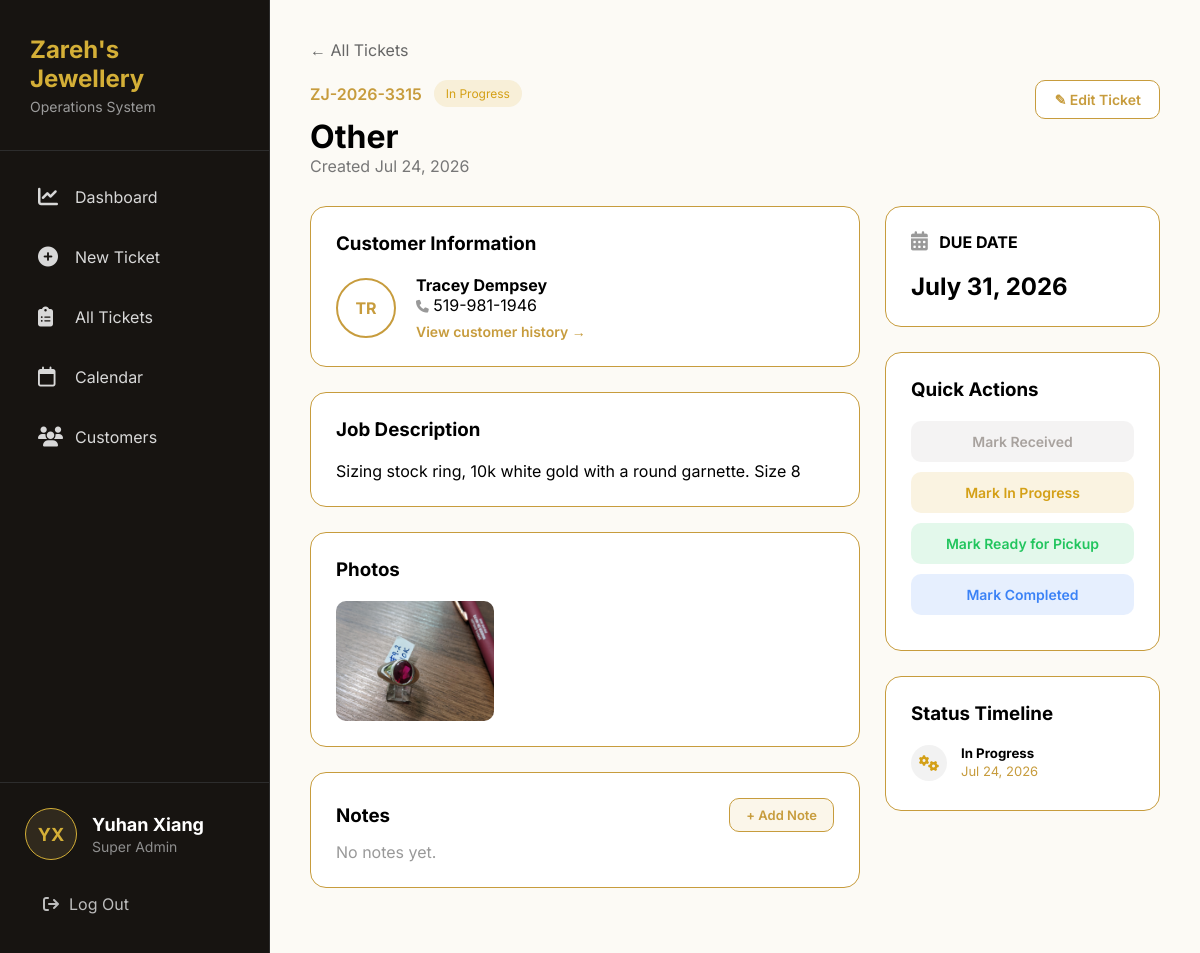
Screenshot of /ticket/98/ (signed in) with the database file from the repository.
### core/models.py (models this page shows, shortened)
class Ticket(models.Model):
    ticket_number = models.CharField(
        max_length=20,
        unique=True
    )
    customer = models.ForeignKey(
        Customer,
        on_delete=models.CASCADE,
        related_name="tickets"
    )
    job_type = models.ForeignKey(
        JobType,
        on_delete=models.PROTECT
    )
    status = models.ForeignKey(
        Status,
        on_delete=models.PROTECT
    )
    description = models.TextField()
    created_date = models.DateTimeField(auto_now_add=True)
    due_date = models.DateField()
    price = models.DecimalField(
        max_digits=10,
        decimal_places=2,
        blank=True,
        null=True
    )
    completed_date = models.DateField(
        blank=True,
        null=True
    )

class Status(models.Model):
    status = models.CharField(max_length=50, unique=True)
    color = models.CharField(max_length=20, default="#c79c3d")

class JobType(models.Model):
    type = models.CharField(max_length=100, unique=True)
    duration = models.PositiveIntegerField(default=7)

class Customer(models.Model):
    name = models.CharField(max_length=100)
    phone = models.CharField(max_length=20, unique=True)
    email = models.EmailField(blank=True, null=True)
    note = models.TextField(blank=True)
    created_date = models.DateTimeField(auto_now_add=True)
    class Meta:
        ordering = ["name"]

class TicketPhoto(models.Model):
    ticket = models.ForeignKey(
        Ticket,
        on_delete=models.CASCADE,
        related_name="photos"
    )
    image = models.ImageField(
        upload_to="tickets/"
    )
    uploaded_at = models.DateTimeField(
        auto_now_add=True
    )

class StatusHistory(models.Model):
    ticket = models.ForeignKey(
        Ticket,
        on_delete=models.CASCADE,
        related_name="status_history"
    )
    status = models.ForeignKey(
        Status,
        on_delete=models.CASCADE
    )
    note = models.CharField(
        max_length=255,
        blank=True
    )
    created_date = models.DateTimeField(auto_now_add=True)
    class Meta:
        ordering = ["-created_date"]
        verbose_name_plural = "Status histories"

### core/views.py (the view)
@login_required
def ticket_detail(request, ticket_id):
    ticket = get_object_or_404(Ticket, id=ticket_id)
    context = {
        "ticket": ticket,
        "statuses": Status.objects.all(),
        "ready_status": Status.objects.filter(status="Ready for Pickup").first(),
        "completed_status": Status.objects.filter(status="Completed").first(),
    }
    return render(request, "core/ticket_detail.html", context)

### core/templatetags/custom_tags.py (called while the page is built)
@register.filter
def days_remaining(due_date):
    if not due_date:
        return ""
    return (due_date - date.today()).days

### core/templates/core/ticket_detail.html (shortened to what this page needs)
{% extends 'core/base.html' %}
{% load custom_tags %}
{% block content %}
<div class="ticket-detail-page">
    <div class="back-link">
        <a href="{% url 'all_tickets' %}">
            ← All Tickets
        </a>
    </div>
    <div class="ticket-header">
        <div>
            <div class="ticket-top">
                <span class="ticket-number">
                    {{ ticket.ticket_number }}
                </span>
                <span
                    class="status-badge"
                    style="
                        background:{{ ticket.status.color }}20;
                        color:{{ ticket.status.color }};
                    "
                >
                    {{ ticket.status.status }}
                </span>
            </div>
            <h1>
                {{ ticket.job_type.type }}
            </h1>
            <p class="created-date">
                Created {{ ticket.created_date|date:"M d, Y" }}
            </p>
        </div>
        <div>
            <a href="{% url 'edit_ticket' ticket.id %}" class="edit-ticket-btn">
                ✎ Edit Ticket
            </a>
        </div>
    </div>
    <div class="detail-grid">
        <div>
            <div class="card">
                <h3>
                    Customer Information
                </h3>
                <div class="customer-box">
                    <div class="avatar">
                        {{ ticket.customer.name|slice:":2"|upper }}
                    </div>
                    <div>
                        <h4>
                            {{ ticket.customer.name }}
                        </h4>
                        {% if ticket.customer.phone %}
                            <p>
                                <i class="fa-solid fa-phone" style="color:#999; font-size: 0.8em;"></i> {{ ticket.customer.phone }}
                            </p>
                        {% endif %}
                        <a href="{% url 'customers' %}?customer={{ ticket.customer.id }}" class="history-link">
                            View customer history →
                        </a>
                    </div>
                </div>
            </div>
            <div class="card">
                <h3>
                    Job Description
                </h3>
                <br>
                <p>
                    {{ ticket.description|linebreaksbr }}
                </p>
            </div>
            <div class="card">
                <h3>
                    Photos
                </h3>
                {% if ticket.photos.all %}
                    <div class="photo-grid">
                        {% for photo in ticket.photos.all %}
                            <img src="{{ photo.image.url }}" alt="Ticket photo" class="ticket-photo">
                        {% endfor %}
                    </div>
                {% else %}
                    <div class="photo-placeholder">
                        No photos attached
                    </div>
                {% endif %}
            </div>
            <div class="card">
                <div class="card-header-row">
                    <h3>Notes</h3>
                    <button type="button" class="add-note-btn" onclick="document.getElementById('add-note-form').classList.toggle('hidden')">
                        + Add Note
                    </button>
                </div>
                {% if ticket.notes.all %}
                    {% for note in ticket.notes.all %}
                        <div class="note-card">
                            <div class="note-header">
                                <div class="note-content">{{ note.content }}</div>
                                <form
    method="POST"
    action="{% url 'delete_note' note.id %}"
    style="display:inline;"
    onsubmit="return confirm('Delete this note?');"
>
    {% csrf_token %}
    <button class="delete-note-btn" type="submit">
        <i class="fa-solid fa-trash-can"></i>
    </button>
</form>
     </div>
    <div class="note-meta">
        {{ note.created_at|date:"M d, Y" }}
    </div>
</div>
                    {% endfor %}
                {% else %}
                    <p class="empty-note">No notes yet.</p>
                {% endif %}
            </div>
        </div>
        <div>
            <div class="card">
                <h4>
                    <i class="fa-solid fa-calendar-days" style="color:#999; font-size: 1.2em;"></i> &nbsp; DUE DATE
                </h4>
                <h2>
                    {{ ticket.due_date|date:"F d, Y" }}
                </h2>
            </div>
            <div class="card">
                <h3>
                    Quick Actions
                </h3>
            {% for status in statuses %}
                <form method="POST" action="{% url 'set_status' ticket.id status.id %}">
                    <button type="submit" class="quick-action-btn {% if ticket.status.id == status.id %}active{% endif %}" style="background:{{ status.color }}20; color:{{ status.color }};">
                        Mark {{ status.status }}
                    </button>
                </form>
            {% endfor %}
            </div>
            <div class="card">
                <h3>
                    Status Timeline
                </h3>
                {% for event in ticket.status_history.all %}
                    <div class="timeline-item">
                        {% if event.status.status == "Ready for Pickup" %}
                        <div class="timeline-icon"><i class="fas fa-box" style="color: {{event.status.color}};"></i></div>
                        {% elif event.status.status == "Completed" %}
                        <div class="timeline-icon"><i class="fas fa-check-circle" style="color: {{event.status.color}};"></i></div>
                        {% elif event.status.status == "In Progress" %}
                        <div class="timeline-icon"><i class="fas fa-cogs" style="color: {{event.status.color}};"></i></div>
                        {% elif event.status.status == "Received" %}
                        <div class="timeline-icon"><i class="fas fa-clock" style="color: {{event.status.color}};"></i></div>
                        {% endif %}
                        <div>
                            <h5>{{ event.status.status }}</h5>
                            <p class="timeline-date">{{ event.created_date|date:"M d, Y" }}</p>
                        </div>
                    </div>
                {% empty %}
                    <p class="empty-note">No status changes yet.</p>
                {% endfor %}
            </div>
        </div>
    </div>
</div>
{% endblock %}

### core/templates/core/base.html (shortened to what this page needs)
{% load static %}
<!DOCTYPE html>
<html lang="en">
<head>
    <link rel="stylesheet"
          href="https://cdnjs.cloudflare.com/ajax/libs/font-awesome/6.5.1/css/all.min.css">
</head>
<body>
<div class="sidebar">
    <div class="logo">
        <h2>Zareh's Jewellery</h2>
        <p>Operations System</p>
    </div>
    <div class="menu">
        <a href="/" class="{% if request.path == '/' %}active{% endif %}">
            <i class="fa-solid fa-chart-line"></i>
            Dashboard
        </a>
        <a href="/new-ticket/" class="{% if request.path == '/new-ticket/' %}active{% endif %}">
            <i class="fa-solid fa-circle-plus"></i>
            New Ticket
        </a>
        <a href="/tickets/" class="{% if request.path == '/tickets/' %}active{% endif %}">
            <i class="fa-solid fa-clipboard-list"></i>
            All Tickets
        </a>
        <a href="/calendar/" class="{% if request.path == '/calendar/' %}active{% endif %}">
            <i class="fa-regular fa-calendar"></i>
            Calendar
        </a>
        <a href="/customers/" class="{% if request.path == '/customers/' %}active{% endif %}">
            <i class="fa-solid fa-users"></i>
            Customers
        </a>
    </div>
    {% if user.is_authenticated %}
    <div class="sidebar-footer">
        <div class="user-info">
            <div class="base-avatar">
                {{ user.first_name|first }}{{ user.last_name|first }}
            </div>
            <div class="user-details">
                <h4>
                    {{ user.first_name }} {{ user.last_name }}
                </h4>
                <p>
                    {% if user.groups.first %}
                        {{ user.groups.first.name }}
                    {% else %}
                        No Group
                    {% endif %}
                </p>
            </div>
        </div>
        <form method="post"
              action="{% url 'logout' %}"
              class="logout-form">
            <button type="submit" class="logout-btn">
                <i class="fa-solid fa-arrow-right-from-bracket"></i>
                Log Out
            </button>
        </form>
    </div>
    {% endif %}
</div>
<div class="main-content">
    {% block content %}
    {% endblock %}
</div>
</body>
</html>

### core/templates/core/base.html (style rules this page uses)
* { margin:0; padding:0; box-sizing:border-box; font-family:'Inter',sans-serif; }
body { display:flex; height:100vh; overflow:hidden; background:#FCFAF5; }
.sidebar { width:270px; height:100vh; background:#171411; color:white; display:flex; flex-direction:column; border-right:1px solid #2d2d2d; flex-shrink:0; }
.logo { padding:35px 30px; border-bottom:1px solid #2d2d2d; }
.logo h2 { color:#d4af37; font-size:24px; margin-bottom:5px; }
.logo p { color:#9b9b9b; font-size:14px; }
.menu { padding:20px; }
.menu a { display:flex; align-items:center; gap:15px; padding:16px 18px; margin-bottom:8px; border-radius:14px; text-decoration:none; color:#d8d8d8; transition:.25s; }
.menu a i { width:22px; font-size:20px; }
.sidebar-footer { margin-top:auto; padding:25px; border-top:1px solid #2d2d2d; }
.user-info { display:flex; align-items:center; gap:15px; margin-bottom:20px; }
.base-avatar { width:52px; height:52px; border-radius:50%; display:flex; justify-content:center; align-items:center; background:#30291d; border:1px solid #d4af37; color:#d4af37; font-weight:700; font-size:18px; }
.user-details h4 { color:white; font-size:18px; margin-bottom:3px; }
.user-details p { color:#8e8e8e; font-size:14px; }
.logout-form { margin:0; }
.logout-btn { width:100%; display:flex; align-items:center; gap:10px; padding:14px 18px; border:none; border-radius:12px; background:transparent; color:#bdbdbd; cursor:pointer; font-size:16px; transition:.25s; }
.main-content { flex:1; padding:40px; overflow-y:auto; }

### core/templates/core/ticket_detail.html (style rules this page uses)
.ticket-detail-page { max-width:1200px; margin:auto; }
.back-link { margin-bottom:20px; }
.back-link a { text-decoration:none; color:#666; }
.ticket-header { display:flex; justify-content:space-between; align-items:flex-start; margin-bottom:30px; }
.ticket-top { display:flex; gap:12px; align-items:center; margin-bottom:10px; }
.ticket-number { color:#c79c3d; font-weight:600; }
.status-badge { padding:6px 12px; border-radius:20px; font-size:12px; }
.created-date { color:#777; }
.edit-ticket-btn { display:inline-flex; align-items:center; gap:6px; padding:10px 18px; border:1px solid #c79c3d; border-radius:10px; color:#c79c3d; text-decoration:none; font-weight:600; font-size:14px; background:white; }
.detail-grid { display:grid; grid-template-columns:2fr 1fr; gap:25px; }
.card { background:white; border:1px solid #c79c3d; border-radius:16px; padding:25px; margin-bottom:25px; }
.card-header-row { display:flex; justify-content:space-between; align-items:center; margin-bottom:10px; }
.card-header-row h3 { margin:0; }
.customer-box { display:flex; gap:20px; align-items:center; }
.avatar { width:60px; height:60px; border-radius:50%; border:2px solid #c79c3d; display:flex; align-items:center; justify-content:center; font-weight:bold; color:#c79c3d; flex-shrink:0; }
.history-link { display:inline-block; margin-top:8px; color:#c79c3d; text-decoration:none; font-weight:600; font-size:14px; }
.photo-grid { display:grid; grid-template-columns:repeat(auto-fill, minmax(120px, 1fr)); gap:12px; }
.photo-grid img { width:100%; height:120px; object-fit:cover; border-radius:10px; cursor:pointer; transition:.25s; }
.add-note-btn { padding:8px 16px; border:1px solid #c79c3d; border-radius:10px; background:#fbf6ea; color:#c79c3d; font-weight:600; font-size:13px; cursor:pointer; }
.empty-note { color:#999; }
.quick-action-btn { display:block; width:100%; padding:12px; margin-bottom:10px; border:none; border-radius:10px; font-weight:600; cursor:pointer; font-size:14px; }
.timeline-item { display:flex; gap:14px; align-items:flex-start; margin-bottom:16px; }
.timeline-item:last-child { margin-bottom:0; }
.timeline-icon { width:36px; height:36px; border-radius:50%; background:#f2f2f2; display:flex; align-items:center; justify-content:center; flex-shrink:0; }
.timeline-item h5 { margin:0 0 2px; }
.timeline-date { color:#c79c3d; font-size:13px; margin:0 0 6px; }

### rows the page displays
Ticket: ticket_number "ZJ-2026-3315", status.status "In Progress", job_type.type "Other", created_date "Jul 24, 2026", customer.name "TR", customer.name "Tracey Dempsey", customer.phone "519-981-1946", description "Sizing stock ring, 10k white gold with a round garnette. Size 8", due_date "July 31, 2026"
TicketPhoto: image (picture)
Status: status "Received"
Status: status "In Progress"
Status: status "Ready for Pickup"
Status: status "Completed"
StatusHistory: status.status "In Progress", created_date "Jul 24, 2026"

### other values shown
{{ user.first_name|first }} "Y"
{{ user.last_name|first }} "X"
{{ user.first_name }} "Yuhan"
{{ user.last_name }} "Xiang"
{{ user.groups.first.name }} "Super Admin"
